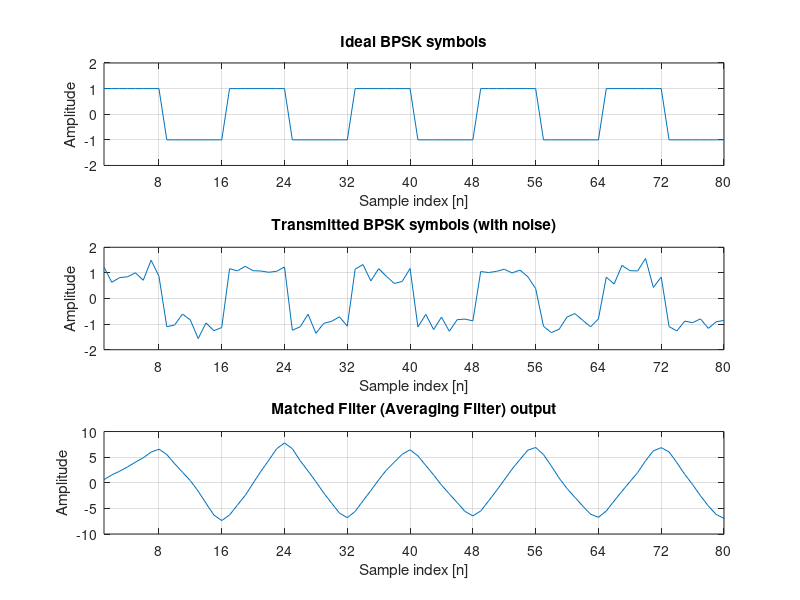

This chart was generated by the following MATLAB code:
clear all; clc;
n=10; %Number of data symbols
Tsym=8; %Symbol time interms of sample time or oversampling rate equivalently
%data=2*(rand(n,1)&lt;0.5)-1;
data=[1 -1 1 -1 1 -1 1 -1 1 -1]'; %BPSK data
bpsk=reshape(repmat(data,1,Tsym)',n*Tsym,1); %BPSK signal

figure('Color',[1 1 1]);
subplot(3,1,1);
plot(bpsk);
title('Ideal BPSK symbols');
xlabel('Sample index [n]');
ylabel('Amplitude')
set(gca,'XTick',0:8:80);
axis([1 80 -2 2]); grid on;


noise=0.25*randn(size(bpsk)); %Adding some amount of noise
received=bpsk+noise; %Received signal with noise

subplot(3,1,2);
plot(received);
title('Transmitted BPSK symbols (with noise)');
xlabel('Sample index [n]');
ylabel('Amplitude')
set(gca,'XTick',0:8:80);
axis([1 80 -2 2]); grid on;


impRes=[0.5 ones(1,6) 0.5]; %Averaging Filter -&gt; u[n]-u[n-Tsamp]
yy=conv(received,impRes,'full');
subplot(3,1,3);
plot(yy);
title('Matched Filter (Averaging Filter) output');
xlabel('Sample index [n]');
ylabel('Amplitude');

set(gca,'XTick',0:8:80);
axis([1 80 -10 10]); grid on;